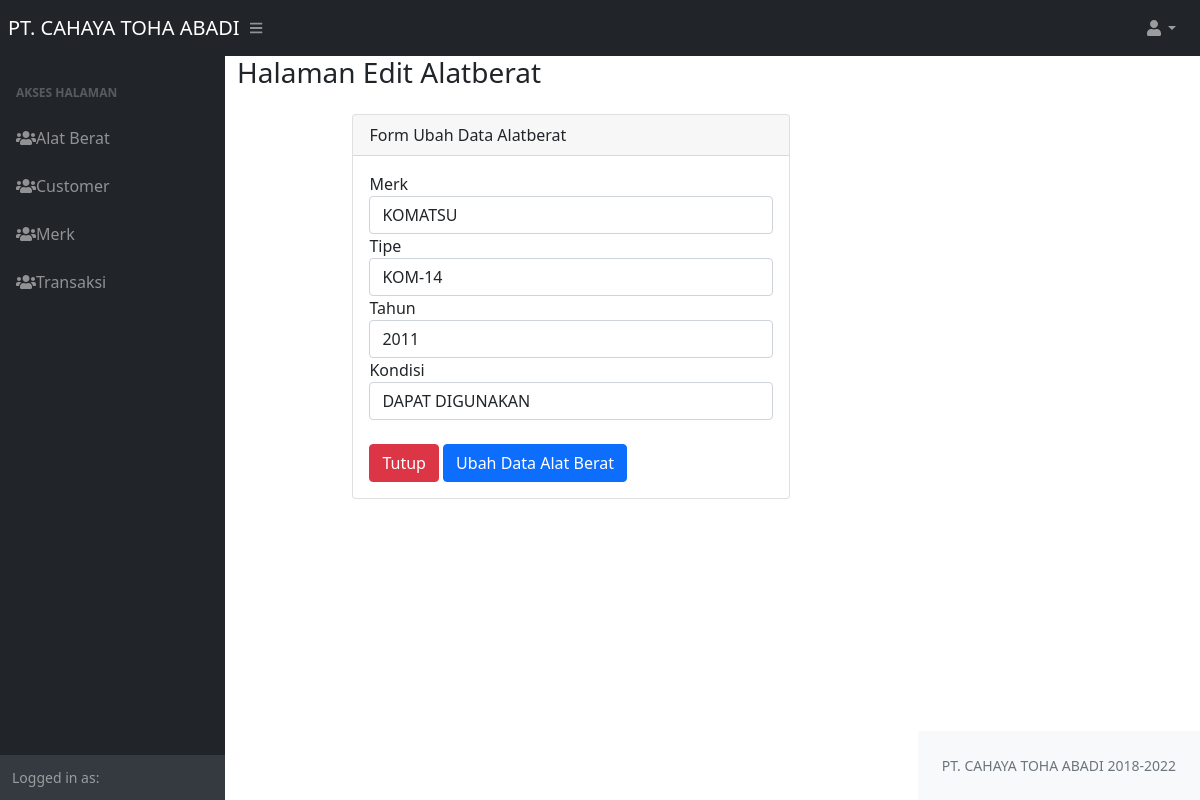
Page /Alatberat/edit/12 on the committed database.
### tables this page shows
CREATE TABLE `alatberat` (
  `id` int(11) NOT NULL,
  `merk` int(11) NOT NULL,
  `tipe` varchar(40) NOT NULL,
  `tahun` varchar(4) NOT NULL,
  `kondisi` varchar(100) NOT NULL
);

CREATE TABLE `merk` (
  `id` int(11) NOT NULL,
  `nama` varchar(100) NOT NULL
);

### application/controllers/Alatberat.php (called while the page is built, shortened)
<?php
class Alatberat extends CI_Controller
{
    public function __construct()
    {
        $this->load->model('Alatberat_model');
        $this->load->model('Merk_model');
    }
    public function edit($id)
    {
        $data['judul'] = "Halaman Edit Alatberat";
        $data['merk'] = $this->Merk_model->get();
        $data['alatberat'] = $this->Alatberat_model->getById($id);
        $data['user'] = $this->db->get_where('user', ['email' => $this->session->userdata('email')])->row_array();
        $this->form_validation->set_rules('tipe', 'Tipe', 'required', [
            'required' => 'Tipe Wajib di isi'
        ]);
        $this->form_validation->set_rules('tahun', 'Tahun', 'required|integer', [
            'required' => 'Tahun Wajib di isi',
            'integer' => 'Tahun harus Angka'
        ]);
        $this->form_validation->set_rules('kondisi', 'Kondisi', 'required', [
            'required' => 'Kondisi Wajib di isi'
        ]);
        if ($this->form_validation->run() == false) {
            $this->load->view("layout/header", $data);
            $this->load->view("alatberat/vw_ubah_alatberat", $data);
            $this->load->view("layout/footer");
        }
    }
}

### index.php (called while the page is built, shortened)
<?php
require_once BASEPATH.'core/CodeIgniter.php';

### application/models/Merk_model.php (called while the page is built, shortened)
<?php
class Merk_model extends CI_Model
{
    public $table = 'merk';
    public function get()
    {
        $this->db->from($this->table);
        $query = $this->db->get();
        return $query->result_array();
    }
}

### application/models/Alatberat_model.php (called while the page is built, shortened)
<?php
class Alatberat_model extends CI_Model
{
    public function getById($id)
    {
        $this->db->select('b.*');
        $this->db->from('alatberat b');
        $this->db->join('merk m', 'b.merk = m.id');
        $this->db->where('b.id', $id);
        $query = $this->db->get();
        return $query->row_array();
    }
}

### application/views/alatberat/vw_ubah_alatberat.php (the view, shortened to what this page needs)
<div class="container-fluid">
    <h1 class="h3 mb-4 text-gray-800"><?php echo $judul; ?></h1>
    <div class="row justify-content-center">
        <div class="col-md-8 ">
            <div class="card">
                <div class="card-header justify-content-center">
                    Form Ubah Data Alatberat
                </div>
                <div class="card-body">
                    <form action="" method="POST">
                        <div class="form-group">
                            <label for="merk">Merk</label>
                            <select name="merk" id="menu_id" class="form-control">
                                <?php foreach ($merk as $p) : ?>
                                    <option value="<?= $p['id']; ?>" <?php if ($alatberat['merk'] == $p['id']) { ?> selected <?php } ?>> <?= $p['nama']; ?></option>
                                <?php endforeach; ?>
                            </select>
                        </div>
                        <div class="form-group">
                            <label for="tipe">Tipe</label>
                            <input type="text" name="tipe" value="<?= $alatberat['tipe']; ?>" class="form-control" id="tipe" placeholder="Tipe">
                        </div>
                        <div class="form-group">
                            <label for="tahun">Tahun</label>
                            <input type="text" name="tahun" value="<?= $alatberat['tahun']; ?>" class="form-control" id="tahun" placeholder="Tahun">
                        </div>
                        <div class="form-group">
                            <label for="kondisi">Kondisi</label>
                            <input type="text" name="kondisi" value="<?= $alatberat['kondisi']; ?>" class="form-control" id="kondisi" placeholder="Kondisi">
                        </div>
                        <br>
                        <a href="<?= base_url('Alatberat') ?>" class="btn btn-danger">Tutup</a>
                        <button type="submit" name="tambah" class="btn btn-primary float-right">Ubah Data
                            Alat Berat</button>
                    </form>
                </div>
            </div>
        </div>
    </div>
</div>
</div>

### rows in the picture
alatberat: merk "KOMATSU", tipe "KOM-14", tahun "2011", kondisi "DAPAT DIGUNAKAN"

### other values in the picture
$judul "Halaman Edit Alatberat"
